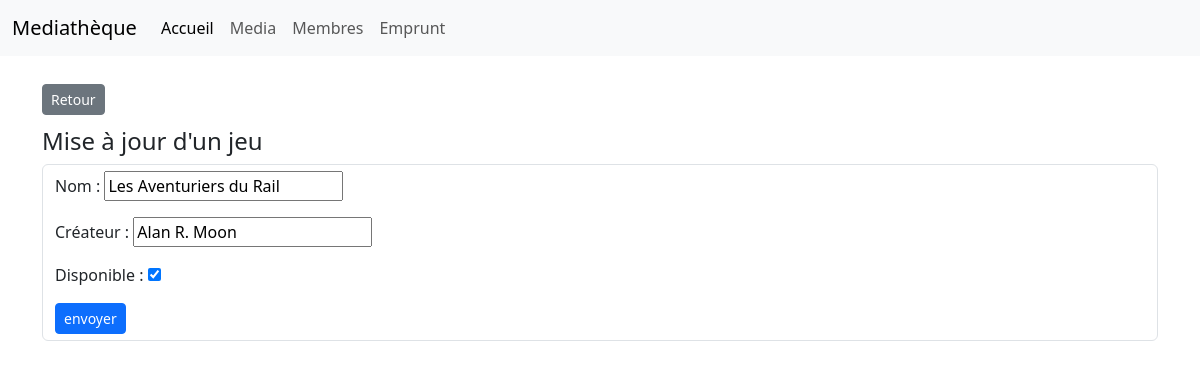
Page /bibliothecaire/boardgame/1 on the committed database.
### bibliothecaire/models.py (models this page shows, shortened)
class BoardGame(models.Model):
    name = models.CharField('Nom', max_length=200)
    creator = models.CharField('Créateur', max_length=150)
    available = models.BooleanField('Disponible', default=True)
    class Meta:
        verbose_name = "Jeu de Plateau"

### bibliothecaire/views.py (the view)
# urls.py: path("boardgame/<int:boardgame_id>", views.detail_boardgame, name="detail-boardgame"),
def detail_boardgame(request, boardgame_id):
    boardgame = get_object_or_404(BoardGame, pk=boardgame_id)
    if request.method == 'POST':
        form = BoardGameForm(request.POST,instance = boardgame)
        if form.is_valid():
            boardgame = form.save(commit=False)
            boardgame.name = form.cleaned_data['name']
            boardgame.creator = form.cleaned_data['creator']
            boardgame.available = form.cleaned_data['available']
            boardgame.save()
            return HttpResponseRedirect('/bibliothecaire')
    else:
        form = BoardGameForm(instance = boardgame)
    return render(request, "bibliothecaire/boardgame/detail.html",{
        'form': form,
    })

### bibliothecaire/forms.py
class BoardGameForm(forms.ModelForm):
    class Meta:
        model = BoardGame
        fields = '__all__'

### bibliothecaire/templates/bibliothecaire/boardgame/detail.html (shortened to what this page needs)
{% extends "bibliothecaire/base.html" %}
{% block content %}
    <a class="btn btn-secondary btn-sm my-1" href=" {% url 'listing' %} " >Retour</a>
    <h4 class="mt-2"> Mise à jour d'un jeu</h4>
    <div class="mt-2">
        <form class="form-control  " action="" method="post" novalidate >
            {{ form.as_p }}
            <input class="btn btn-sm btn-primary " type="submit" value="envoyer">
        </form>
    </div>
{% endblock  %}

### rows in the picture
BoardGame: name "Les Aventuriers du Rail", creator "Alan R. Moon", available "☑"
